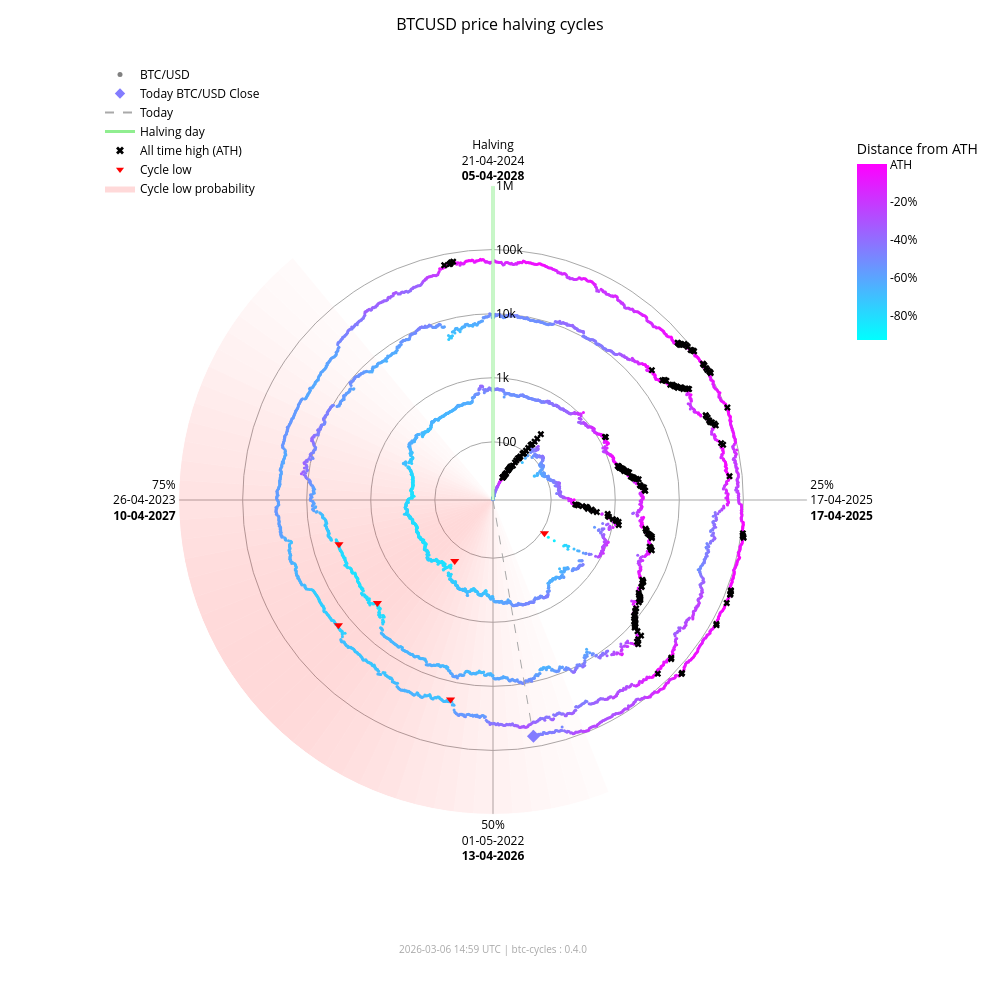

Source (notebook cell):
### Markdown cell above
### Interactive chart (plotly)

### Code cell
fig_interactive = btc.plot(
    kind="interactive",
    from_date="2012-11-28",
)
# plotly config for interactivity
config = {"scrollZoom": True, "displayModeBar": True}
# display in notebook
fig_interactive.show(config=config)

### Figure 1 — Plotly figure (JSON) as saved in the notebook; plotly's stock layout.template omitted (floating-point values rounded to 4 significant figures; data arrays with more than 128 entries replaced by an {"elided": "..."} marker saying what was removed)
{"data": [{"fill": "toself", "fillcolor": "rgba(255,0,0,0.017168280509461755)", "hoverinfo": "skip", "line": {"width": 0}, "mode": "lines", "r": [12.35, 1000000, 1000000, 12.35, 12.35], "showlegend": false, "theta": [158.4, 158.4, 162.0, 162.0, 158.4], "type": "scatterpolar"}, {"fill": "toself", "fillcolor": "rgba(255,0,0,0.022114794501891175)", "hoverinfo": "skip", "line": {"width": 0}, "mode": "lines", "r": [12.35, 1000000, 1000000, 12.35, 12.35], "showlegend": false, "theta": [162.0, 162.0, 165.6, 165.6, 162.0], "type": "scatterpolar"}, {"fill": "toself", "fillcolor": "rgba(255,0,0,0.02790404259511669)", "hoverinfo": "skip", "line": {"width": 0}, "mode": "lines", "r": [12.35, 1000000, 1000000, 12.35, 12.35], "showlegend": false, "theta": [165.6, 165.6, 169.2, 169.2, 165.6], "type": "scatterpolar"}, {"fill": "toself", "fillcolor": "rgba(255,0,0,0.034518294852420334)", "hoverinfo": "skip", "line": {"width": 0}, "mode": "lines", "r": [12.35, 1000000, 1000000, 12.35, 12.35], "showlegend": false, "theta": [169.2, 169.2, 172.8, 172.8, 169.2], "type": "scatterpolar"}, {"fill": "toself", "fillcolor": "rgba(255,0,0,0.041901979682821514)", "hoverinfo": "skip", "line": {"width": 0}, "mode": "lines", "r": [12.35, 1000000, 1000000, 12.35, 12.35], "showlegend": false, "theta": [172.8, 172.8, 176.4, 176.4, 172.8], "type": "scatterpolar"}, {"fill": "toself", "fillcolor": "rgba(255,0,0,0.04996405861294358)", "hoverinfo": "skip", "line": {"width": 0}, "mode": "lines", "r": [12.35, 1000000, 1000000, 12.35, 12.35], "showlegend": false, "theta": [176.4, 176.4, 180.0, 180.0, 176.4], "type": "scatterpolar"}, {"fill": "toself", "fillcolor": "rgba(255,0,0,0.05858349692240514)", "hoverinfo": "skip", "line": {"width": 0}, "mode": "lines", "r": [12.35, 1000000, 1000000, 12.35, 12.35], "showlegend": false, "theta": [180.0, 180.0, 183.6, 183.6, 180.0], "type": "scatterpolar"}, {"fill": "toself", "fillcolor": "rgba(255,0,0,0.06761662035375064)", "hoverinfo": "skip", "line": {"width": 0}, "mode": "lines", "r": [12.35, 1000000, 1000000, 12.35, 12.35], "showlegend": false, "theta": [183.6, 183.6, 187.2, 187.2, 183.6], "type": "scatterpolar"}, {"fill": "toself", "fillcolor": "rgba(255,0,0,0.07690481219944661)", "hoverinfo": "skip", "line": {"width": 0}, "mode": "lines", "r": [12.35, 1000000, 1000000, 12.35, 12.35], "showlegend": false, "theta": [187.2, 187.2, 190.8, 190.8, 187.2], "type": "scatterpolar"}, {"fill": "toself", "fillcolor": "rgba(255,0,0,0.08628112000611096)", "hoverinfo": "skip", "line": {"width": 0}, "mode": "lines", "r": [12.35, 1000000, 1000000, 12.35, 12.35], "showlegend": false, "theta": [190.8, 190.8, 194.4, 194.4, 190.8], "type": "scatterpolar"}, {"fill": "toself", "fillcolor": "rgba(255,0,0,0.09557490841018089)", "hoverinfo": "skip", "line": {"width": 0}, "mode": "lines", "r": [12.35, 1000000, 1000000, 12.35, 12.35], "showlegend": false, "theta": [194.4, 194.4, 198.0, 198.0, 194.4], "type": "scatterpolar"}, {"fill": "toself", "fillcolor": "rgba(255,0,0,0.10461455782963762)", "hoverinfo": "skip", "line": {"width": 0}, "mode": "lines", "r": [12.35, 1000000, 1000000, 12.35, 12.35], "showlegend": false, "theta": [198.0, 198.0, 201.6, 201.6, 198.0], "type": "scatterpolar"}, {"fill": "toself", "fillcolor": "rgba(255,0,0,0.11322908719652829)", "hoverinfo": "skip", "line": {"width": 0}, "mode": "lines", "r": [12.35, 1000000, 1000000, 12.35, 12.35], "showlegend": false, "theta": [201.6, 201.6, 205.2, 205.2, 201.6], "type": "scatterpolar"}, {"fill": "toself", "fillcolor": "rgba(255,0,0,0.12125015337052986)", "hoverinfo": "skip", "line": {"width": 0}, "mode": "lines", "r": [12.35, 1000000, 1000000, 12.35, 12.35], "showlegend": false, "theta": [205.2, 205.2, 208.8, 208.8, 205.2], "type": "scatterpolar"}, {"fill": "toself", "fillcolor": "rgba(255,0,0,0.12851590515331976)", "hoverinfo": "skip", "line": {"width": 0}, "mode": "lines", "r": [12.35, 1000000, 1000000, 12.35, 12.35], "showlegend": false, "theta": [208.8, 208.8, 212.4, 212.4, 208.8], "type": "scatterpolar"}, {"fill": "toself", "fillcolor": "rgba(255,0,0,0.13487757461161184)", "hoverinfo": "skip", "line": {"width": 0}, "mode": "lines", "r": [12.35, 1000000, 1000000, 12.35, 12.35], "showlegend": false, "theta": [212.4, 212.4, 216.0, 216.0, 212.4], "type": "scatterpolar"}, {"fill": "toself", "fillcolor": "rgba(255,0,0,0.14020862181849592)", "hoverinfo": "skip", "line": {"width": 0}, "mode": "lines", "r": [12.35, 1000000, 1000000, 12.35, 12.35], "showlegend": false, "theta": [216.0, 216.0, 219.6, 219.6, 216.0], "type": "scatterpolar"}, {"fill": "toself", "fillcolor": "rgba(255,0,0,0.14441504950654527)", "hoverinfo": "skip", "line": {"width": 0}, "mode": "lines", "r": [12.35, 1000000, 1000000, 12.35, 12.35], "showlegend": false, "theta": [219.6, 219.6, 223.2, 223.2, 219.6], "type": "scatterpolar"}, {"fill": "toself", "fillcolor": "rgba(255,0,0,0.14744459351271713)", "hoverinfo": "skip", "line": {"width": 0}, "mode": "lines", "r": [12.35, 1000000, 1000000, 12.35, 12.35], "showlegend": false, "theta": [223.2, 223.2, 226.8, 226.8, 223.2], "type": "scatterpolar"}, {"fill": "toself", "fillcolor": "rgba(255,0,0,0.14929223192296423)", "hoverinfo": "skip", "line": {"width": 0}, "mode": "lines", "r": [12.35, 1000000, 1000000, 12.35, 12.35], "showlegend": false, "theta": [226.8, 226.8, 230.4, 230.4, 226.8], "type": "scatterpolar"}, {"fill": "toself", "fillcolor": "rgba(255,0,0,0.15)", "hoverinfo": "skip", "line": {"width": 0}, "mode": "lines", "r": [12.35, 1000000, 1000000, 12.35, 12.35], "showlegend": false, "theta": [230.4, 230.4, 234.0, 234.0, 230.4], "type": "scatterpolar"}, {"fill": "toself", "fillcolor": "rgba(255,0,0,0.14965033825231114)", "hoverinfo": "skip", "line": {"width": 0}, "mode": "lines", "r": [12.35, 1000000, 1000000, 12.35, 12.35], "showlegend": false, "theta": [234.0, 234.0, 237.6, 237.6, 234.0], "type": "scatterpolar"}, {"fill": "toself", "fillcolor": "rgba(255,0,0,0.14835378057909807)", "hoverinfo": "skip", "line": {"width": 0}, "mode": "lines", "r": [12.35, 1000000, 1000000, 12.35, 12.35], "showlegend": false, "theta": [237.6, 237.6, 241.2, 241.2, 237.6], "type": "scatterpolar"}, {"fill": "toself", "fillcolor": "rgba(255,0,0,0.14623322283554635)", "hoverinfo": "skip", "line": {"width": 0}, "mode": "lines", "r": [12.35, 1000000, 1000000, 12.35, 12.35], "showlegend": false, "theta": [241.2, 241.2, 244.8, 244.8, 241.2], "type": "scatterpolar"}, {"fill": "toself", "fillcolor": "rgba(255,0,0,0.1434078538226231)", "hoverinfo": "skip", "line": {"width": 0}, "mode": "lines", "r": [12.35, 1000000, 1000000, 12.35, 12.35], "showlegend": false, "theta": [244.8, 244.8, 248.4, 248.4, 244.8], "type": "scatterpolar"}, {"fill": "toself", "fillcolor": "rgba(255,0,0,0.13997983179373427)", "hoverinfo": "skip", "line": {"width": 0}, "mode": "lines", "r": [12.35, 1000000, 1000000, 12.35, 12.35], "showlegend": false, "theta": [248.4, 248.4, 252.0, 252.0, 248.4], "type": "scatterpolar"}, {"fill": "toself", "fillcolor": "rgba(255,0,0,0.13602598258454268)", "hoverinfo": "skip", "line": {"width": 0}, "mode": "lines", "r": [12.35, 1000000, 1000000, 12.35, 12.35], "showlegend": false, "theta": [252.0, 252.0, 255.6, 255.6, 252.0], "type": "scatterpolar"}, {"fill": "toself", "fillcolor": "rgba(255,0,0,0.13159547355344953)", "hoverinfo": "skip", "line": {"width": 0}, "mode": "lines", "r": [12.35, 1000000, 1000000, 12.35, 12.35], "showlegend": false, "theta": [255.6, 255.6, 259.2, 259.2, 255.6], "type": "scatterpolar"}, {"fill": "toself", "fillcolor": "rgba(255,0,0,0.12671301775492697)", "hoverinfo": "skip", "line": {"width": 0}, "mode": "lines", "r": [12.35, 1000000, 1000000, 12.35, 12.35], "showlegend": false, "theta": [259.2, 259.2, 262.8, 262.8, 259.2], "type": "scatterpolar"}, {"fill": "toself", "fillcolor": "rgba(255,0,0,0.12138610149219965)", "hoverinfo": "skip", "line": {"width": 0}, "mode": "lines", "r": [12.35, 1000000, 1000000, 12.35, 12.35], "showlegend": false, "theta": [262.8, 262.8, 266.4, 266.4, 262.8], "type": "scatterpolar"}, {"fill": "toself", "fillcolor": "rgba(255,0,0,0.1156142551644921)", "hoverinfo": "skip", "line": {"width": 0}, "mode": "lines", "r": [12.35, 1000000, 1000000, 12.35, 12.35], "showlegend": false, "theta": [266.4, 266.4, 270.0, 270.0, 266.4], "type": "scatterpolar"}, {"fill": "toself", "fillcolor": "rgba(255,0,0,0.10939851441251548)", "hoverinfo": "skip", "line": {"width": 0}, "mode": "lines", "r": [12.35, 1000000, 1000000, 12.35, 12.35], "showlegend": false, "theta": [270.0, 270.0, 273.6, 273.6, 270.0], "type": "scatterpolar"}, {"fill": "toself", "fillcolor": "rgba(255,0,0,0.10274974912946185)", "hoverinfo": "skip", "line": {"width": 0}, "mode": "lines", "r": [12.35, 1000000, 1000000, 12.35, 12.35], "showlegend": false, "theta": [273.6, 273.6, 277.2, 277.2, 273.6], "type": "scatterpolar"}, {"fill": "toself", "fillcolor": "rgba(255,0,0,0.09569517349791425)", "hoverinfo": "skip", "line": {"width": 0}, "mode": "lines", "r": [12.35, 1000000, 1000000, 12.35, 12.35], "showlegend": false, "theta": [277.2, 277.2, 280.8, 280.8, 277.2], "type": "scatterpolar"}, {"fill": "toself", "fillcolor": "rgba(255,0,0,0.08828282625646727)", "hoverinfo": "skip", "line": {"width": 0}, "mode": "lines", "r": [12.35, 1000000, 1000000, 12.35, 12.35], "showlegend": false, "theta": [280.8, 280.8, 284.4, 284.4, 280.8], "type": "scatterpolar"}, {"fill": "toself", "fillcolor": "rgba(255,0,0,0.08058400018765345)", "hoverinfo": "skip", "line": {"width": 0}, "mode": "lines", "r": [12.35, 1000000, 1000000, 12.35, 12.35], "showlegend": false, "theta": [284.4, 284.4, 288.0, 288.0, 284.4], "type": "scatterpolar"}, {"fill": "toself", "fillcolor": "rgba(255,0,0,0.07269354608292704)", "hoverinfo": "skip", "line": {"width": 0}, "mode": "lines", "r": [12.35, 1000000, 1000000, 12.35, 12.35], "showlegend": false, "theta": [288.0, 288.0, 291.6, 291.6, 288.0], "type": "scatterpolar"}, {"fill": "toself", "fillcolor": "rgba(255,0,0,0.06472784449068783)", "hoverinfo": "skip", "line": {"width": 0}, "mode": "lines", "r": [12.35, 1000000, 1000000, 12.35, 12.35], "showlegend": false, "theta": [291.6, 291.6, 295.2, 295.2, 291.6], "type": "scatterpolar"}, {"fill": "toself", "fillcolor": "rgba(255,0,0,0.05682021976743955)", "hoverinfo": "skip", "line": {"width": 0}, "mode": "lines", "r": [12.35, 1000000, 1000000, 12.35, 12.35], "showlegend": false, "theta": [295.2, 295.2, 298.8, 298.8, 295.2], "type": "scatterpolar"}, {"fill": "toself", "fillcolor": "rgba(255,0,0,0.04911378436707333)", "hoverinfo": "skip", "line": {"width": 0}, "mode": "lines", "r": [12.35, 1000000, 1000000, 12.35, 12.35], "showlegend": false, "theta": [298.8, 298.8, 302.4, 302.4, 298.8], "type": "scatterpolar"}, {"fill": "toself", "fillcolor": "rgba(255,0,0,0.04175213714896469)", "hoverinfo": "skip", "line": {"width": 0}, "mode": "lines", "r": [12.35, 1000000, 1000000, 12.35, 12.35], "showlegend": false, "theta": [302.4, 302.4, 306.0, 306.0, 302.4], "type": "scatterpolar"}, {"fill": "toself", "fillcolor": "rgba(255,0,0,0.034868865657538876)", "hoverinfo": "skip", "line": {"width": 0}, "mode": "lines", "r": [12.35, 1000000, 1000000, 12.35, 12.35], "showlegend": false, "theta": [306.0, 306.0, 309.6, 309.6, 306.0], "type": "scatterpolar"}, {"fill": "toself", "fillcolor": "rgba(255,0,0,0.02857722515334582)", "hoverinfo": "skip", "line": {"width": 0}, "mode": "lines", "r": [12.35, 1000000, 1000000, 12.35, 12.35], "showlegend": false, "theta": [309.6, 309.6, 313.2, 313.2, 309.6], "type": "scatterpolar"}, {"fill": "toself", "fillcolor": "rgba(255,0,0,0.022961515313555197)", "hoverinfo": "skip", "line": {"width": 0}, "mode": "lines", "r": [12.35, 1000000, 1000000, 12.35, 12.35], "showlegend": false, "theta": [313.2, 313.2, 316.8, 316.8, 313.2], "type": "scatterpolar"}, {"fill": "toself", "fillcolor": "rgba(255,0,0,0.01807146942917362)", "hoverinfo": "skip", "line": {"width": 0}, "mode": "lines", "r": [12.35, 1000000, 1000000, 12.35, 12.35], "showlegend": false, "theta": [316.8, 316.8, 320.4, 320.4, 316.8], "type": "scatterpolar"}, {"hoverinfo": "text", "marker": {"color": {"elided": "4847 str values"}, "size": 3}, "mode": "markers", "r": {"elided": "4847 float values"}, "showlegend": false, "text": {"elided": "4847 str values"}, "theta": {"elided": "4847 float values"}, "type": "scatterpolar"}, {"hoverinfo": "skip", "line": {"color": "lightgreen", "width": 3}, "mode": "lines", "r": [12.35, 1000000], "showlegend": false, "theta": [0, 0], "type": "scatterpolar"}, {"hoverinfo": "skip", "line": {"color": "darkgrey", "dash": "dash", "width": 1}, "mode": "lines", "r": [12.35, 68180.0], "showlegend": false, "theta": [170.3, 170.3], "type": "scatterpolar"}, {"hoverinfo": "text", "marker": {"color": "#837cff", "size": 10, "symbol": "diamond"}, "mode": "markers", "r": [68180.0], "showlegend": false, "text": ["Today<br>Date: 2026-03-06<br>Price: $68,182.71"], "theta": [170.3], "type": "scatterpolar"}, {"hoverinfo": "text", "marker": {"color": "black", "size": 6, "symbol": "x"}, "mode": "markers", "r": {"elided": "195 float values"}, "showlegend": false, "text": {"elided": "195 str values"}, "theta": {"elided": "195 float values"}, "type": "scatterpolar"}, {"hoverinfo": "text", "marker": {"color": "red", "size": 8, "symbol": "triangle-down"}, "mode": "markers", "r": [111.6, 164.9, 3233.0, 3925.0, 18950.0, 15760.0], "showlegend": false, "text": ["Cycle Low<br>Date: 2014-02-21<br>Price: $111.56<br>ATH distance: -91.0%", "Cycle Low<br>Date: 2015-01-14<br>Price: $164.92<br>ATH distance: -86.7%", "Cycle Low<br>Date: 2018-12-15<br>Price: $3,232.51<br>ATH distance: -83.3%", "Cycle Low<br>Date: 2019-03-25<br>Price: $3,924.55<br>ATH distance: -79.7%", "Cycle Low<br>Date: 2022-06-18<br>Price: $18,954.25<br>ATH distance: -71.9%", "Cycle Low<br>Date: 2022-11-21<br>Price: $15,760.19<br>ATH distance: -76.7%"], "theta": [122.8, 212.1, 228.3, 254.0, 192.0, 231.0], "type": "scatterpolar"}, {"marker": {"color": "grey", "size": 5}, "mode": "markers", "name": "BTC/USD", "r": [null], "theta": [null], "type": "scatterpolar"}, {"marker": {"color": "#837cff", "size": 8, "symbol": "diamond"}, "mode": "markers", "name": "Today BTC/USD Close", "r": [null], "theta": [null], "type": "scatterpolar"}, {"line": {"color": "darkgrey", "dash": "dash"}, "mode": "lines", "name": "Today", "r": [null], "theta": [null], "type": "scatterpolar"}, {"line": {"color": "lightgreen", "width": 3}, "mode": "lines", "name": "Halving day", "r": [null], "theta": [null], "type": "scatterpolar"}, {"marker": {"color": "black", "size": 7, "symbol": "x"}, "mode": "markers", "name": "All time high (ATH)", "r": [null], "theta": [null], "type": "scatterpolar"}, {"marker": {"color": "red", "size": 7, "symbol": "triangle-down"}, "mode": "markers", "name": "Cycle low", "r": [null], "theta": [null], "type": "scatterpolar"}, {"fill": "toself", "fillcolor": "rgba(255,0,0,0.15)", "line": {"width": 0}, "mode": "lines", "name": "Cycle low probability", "r": [null], "theta": [null], "type": "scatterpolar"}, {"hoverinfo": "skip", "marker": {"cmax": 0, "cmin": -0.9307, "color": [0], "colorbar": {"len": 0.25, "ticktext": ["ATH", "-20%", "-40%", "-60%", "-80%", "-100%"], "tickvals": [0, -0.2, -0.4, -0.6, -0.8, -1.0], "title": {"text": "Distance from ATH"}, "x": 0.95, "y": 0.92, "yanchor": "top"}, "colorscale": {"elided": "256x2 mixed values"}, "showscale": true, "size": 0}, "mode": "markers", "r": [null], "showlegend": false, "theta": [null], "type": "scatterpolar"}], "layout": {"annotations": [{"font": {"color": "darkgrey", "size": 10}, "showarrow": false, "text": "2026-03-06 14:59 UTC | btc-cycles : 0.4.0", "x": 0.5, "xref": "paper", "y": -0.02, "yref": "paper"}], "font": {"color": "black"}, "height": 1000, "legend": {"bgcolor": "rgba(0,0,0,0)", "font": {"color": "black"}, "x": 0.0, "y": 1.0}, "margin": {"b": 60, "l": 100, "r": 80, "t": 60}, "paper_bgcolor": "white", "plot_bgcolor": "white", "polar": {"angularaxis": {"color": "black", "direction": "clockwise", "gridcolor": "darkgrey", "rotation": 90, "ticktext": ["Halving<br>21-04-2024<br><b>05-04-2028</b>", "25%<br>17-04-2025<br><b>17-04-2025</b>", "50%<br>01-05-2022<br><b>13-04-2026</b>", "75%<br>26-04-2023<br><b>10-04-2027</b>"], "tickvals": [0, 90, 180, 270]}, "bgcolor": "white", "domain": {"x": [0.1, 0.9], "y": [0.05, 0.95]}, "radialaxis": {"angle": 90, "color": "black", "gridcolor": "darkgrey", "range": [1.092, 6.0], "tickangle": 90, "ticktext": ["100", "1k", "10k", "100k", "1M"], "tickvals": [100, 1000, 10000, 100000, 1000000], "type": "log"}}, "title": {"font": {"color": "black", "size": 16}, "text": "BTCUSD price halving cycles", "x": 0.5}, "width": 1000}}
